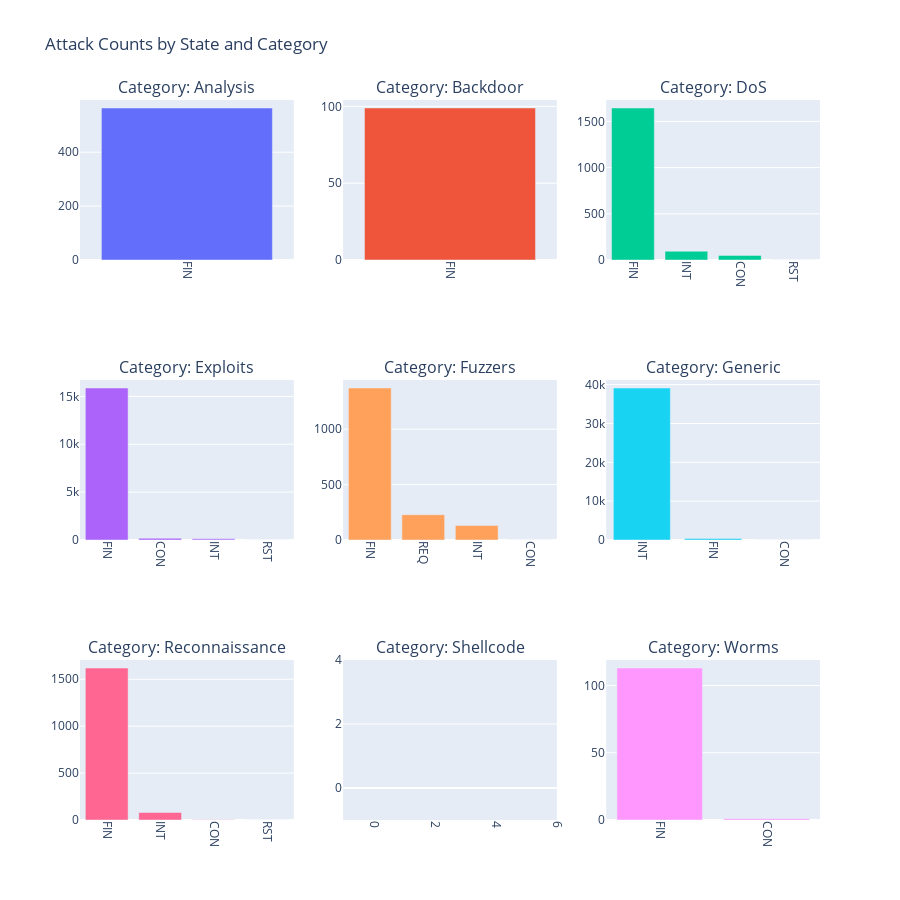

The notebook cell this image was saved under:
### Code cell
import pandas as pd
import plotly.graph_objects as go
from plotly.subplots import make_subplots
import plotly.express as px

# Group the data by attack category and state, excluding normal attacks
df_attacks_cat_state = data[(data['attack_cat'] != 'normal')].groupby(['attack_cat', 'state']).size().reset_index(name='Count')

# Create a 3x3 subplot grid
fig = make_subplots(rows=3, cols=3,
                    subplot_titles=('Category: Analysis', 'Category: Backdoor', 'Category: DoS',
                                    'Category: Exploits', 'Category: Fuzzers', 'Category: Generic',
                                    'Category: Reconnaissance', 'Category: Shellcode', 'Category: Worms'))

# List of attack categories
categories = ['Analysis', 'Backdoor', 'DoS', 'Exploits', 'Fuzzers', 'Generic', 'Reconnaissance', 'Shellcode', 'Worms']

# Define the row and column positions for the plots
positions = [(1, 1), (1, 2), (1, 3), (2, 1), (2, 2), (2, 3), (3, 1), (3, 2), (3, 3)]

# Loop through the attack categories and create a bar plot for each one
for i, category in enumerate(categories):
    # Filter the dataframe for each attack category and take the top states
    df_filtered = df_attacks_cat_state[df_attacks_cat_state['attack_cat'] == category].nlargest(5, 'Count')

    # Add bar plot to the subplot
    fig.add_trace(go.Bar(x=df_filtered['state'], y=df_filtered['Count'], name=category,
                         marker_color=px.colors.qualitative.Plotly[i]),
                  row=positions[i][0], col=positions[i][1])

# Update the layout of the entire figure
fig.update_layout(height=900, width=900, title_text="Attack Counts by State and Category", showlegend=False)

# Rotate x-axis labels for better readability
fig.update_xaxes(tickangle=90)

# Show the plot
fig.show()

### Figure 1 — Plotly figure (JSON) as saved in the notebook; plotly's stock layout.template omitted (floating-point values rounded to 4 significant figures)
{"data": [{"marker": {"color": "#636EFA"}, "name": "Analysis", "type": "bar", "x": ["FIN"], "xaxis": "x", "y": [564], "yaxis": "y"}, {"marker": {"color": "#EF553B"}, "name": "Backdoor", "type": "bar", "x": ["FIN"], "xaxis": "x2", "y": [99], "yaxis": "y2"}, {"marker": {"color": "#00CC96"}, "name": "DoS", "type": "bar", "x": ["FIN", "INT", "CON", "RST"], "xaxis": "x3", "y": [1645, 95, 50, 1], "yaxis": "y3"}, {"marker": {"color": "#AB63FA"}, "name": "Exploits", "type": "bar", "x": ["FIN", "CON", "INT", "RST"], "xaxis": "x4", "y": [15879, 187, 119, 2], "yaxis": "y4"}, {"marker": {"color": "#FFA15A"}, "name": "Fuzzers", "type": "bar", "x": ["FIN", "REQ", "INT", "CON"], "xaxis": "x5", "y": [1372, 228, 130, 1], "yaxis": "y5"}, {"marker": {"color": "#19D3F3"}, "name": "Generic", "type": "bar", "x": ["INT", "FIN", "CON"], "xaxis": "x6", "y": [39127, 367, 2], "yaxis": "y6"}, {"marker": {"color": "#FF6692"}, "name": "Reconnaissance", "type": "bar", "x": ["FIN", "INT", "CON", "RST"], "xaxis": "x7", "y": [1620, 80, 2, 1], "yaxis": "y7"}, {"marker": {"color": "#B6E880"}, "name": "Shellcode", "type": "bar", "x": [], "xaxis": "x8", "y": [], "yaxis": "y8"}, {"marker": {"color": "#FF97FF"}, "name": "Worms", "type": "bar", "x": ["FIN", "CON"], "xaxis": "x9", "y": [113, 1], "yaxis": "y9"}], "layout": {"annotations": [{"font": {"size": 16}, "showarrow": false, "text": "Category: Analysis", "x": 0.1444, "xanchor": "center", "xref": "paper", "y": 1, "yanchor": "bottom", "yref": "paper"}, {"font": {"size": 16}, "showarrow": false, "text": "Category: Backdoor", "x": 0.5, "xanchor": "center", "xref": "paper", "y": 1, "yanchor": "bottom", "yref": "paper"}, {"font": {"size": 16}, "showarrow": false, "text": "Category: DoS", "x": 0.8556, "xanchor": "center", "xref": "paper", "y": 1, "yanchor": "bottom", "yref": "paper"}, {"font": {"size": 16}, "showarrow": false, "text": "Category: Exploits", "x": 0.1444, "xanchor": "center", "xref": "paper", "y": 0.6111, "yanchor": "bottom", "yref": "paper"}, {"font": {"size": 16}, "showarrow": false, "text": "Category: Fuzzers", "x": 0.5, "xanchor": "center", "xref": "paper", "y": 0.6111, "yanchor": "bottom", "yref": "paper"}, {"font": {"size": 16}, "showarrow": false, "text": "Category: Generic", "x": 0.8556, "xanchor": "center", "xref": "paper", "y": 0.6111, "yanchor": "bottom", "yref": "paper"}, {"font": {"size": 16}, "showarrow": false, "text": "Category: Reconnaissance", "x": 0.1444, "xanchor": "center", "xref": "paper", "y": 0.2222, "yanchor": "bottom", "yref": "paper"}, {"font": {"size": 16}, "showarrow": false, "text": "Category: Shellcode", "x": 0.5, "xanchor": "center", "xref": "paper", "y": 0.2222, "yanchor": "bottom", "yref": "paper"}, {"font": {"size": 16}, "showarrow": false, "text": "Category: Worms", "x": 0.8556, "xanchor": "center", "xref": "paper", "y": 0.2222, "yanchor": "bottom", "yref": "paper"}], "height": 900, "showlegend": false, "title": {"text": "Attack Counts by State and Category"}, "width": 900, "xaxis": {"anchor": "y", "domain": [0, 0.2889], "tickangle": 90}, "xaxis2": {"anchor": "y2", "domain": [0.3556, 0.6444], "tickangle": 90}, "xaxis3": {"anchor": "y3", "domain": [0.7111, 1], "tickangle": 90}, "xaxis4": {"anchor": "y4", "domain": [0, 0.2889], "tickangle": 90}, "xaxis5": {"anchor": "y5", "domain": [0.3556, 0.6444], "tickangle": 90}, "xaxis6": {"anchor": "y6", "domain": [0.7111, 1], "tickangle": 90}, "xaxis7": {"anchor": "y7", "domain": [0, 0.2889], "tickangle": 90}, "xaxis8": {"anchor": "y8", "domain": [0.3556, 0.6444], "tickangle": 90}, "xaxis9": {"anchor": "y9", "domain": [0.7111, 1], "tickangle": 90}, "yaxis": {"anchor": "x", "domain": [0.7778, 1]}, "yaxis2": {"anchor": "x2", "domain": [0.7778, 1]}, "yaxis3": {"anchor": "x3", "domain": [0.7778, 1]}, "yaxis4": {"anchor": "x4", "domain": [0.3889, 0.6111]}, "yaxis5": {"anchor": "x5", "domain": [0.3889, 0.6111]}, "yaxis6": {"anchor": "x6", "domain": [0.3889, 0.6111]}, "yaxis7": {"anchor": "x7", "domain": [0, 0.2222]}, "yaxis8": {"anchor": "x8", "domain": [0, 0.2222]}, "yaxis9": {"anchor": "x9", "domain": [0, 0.2222]}}}
